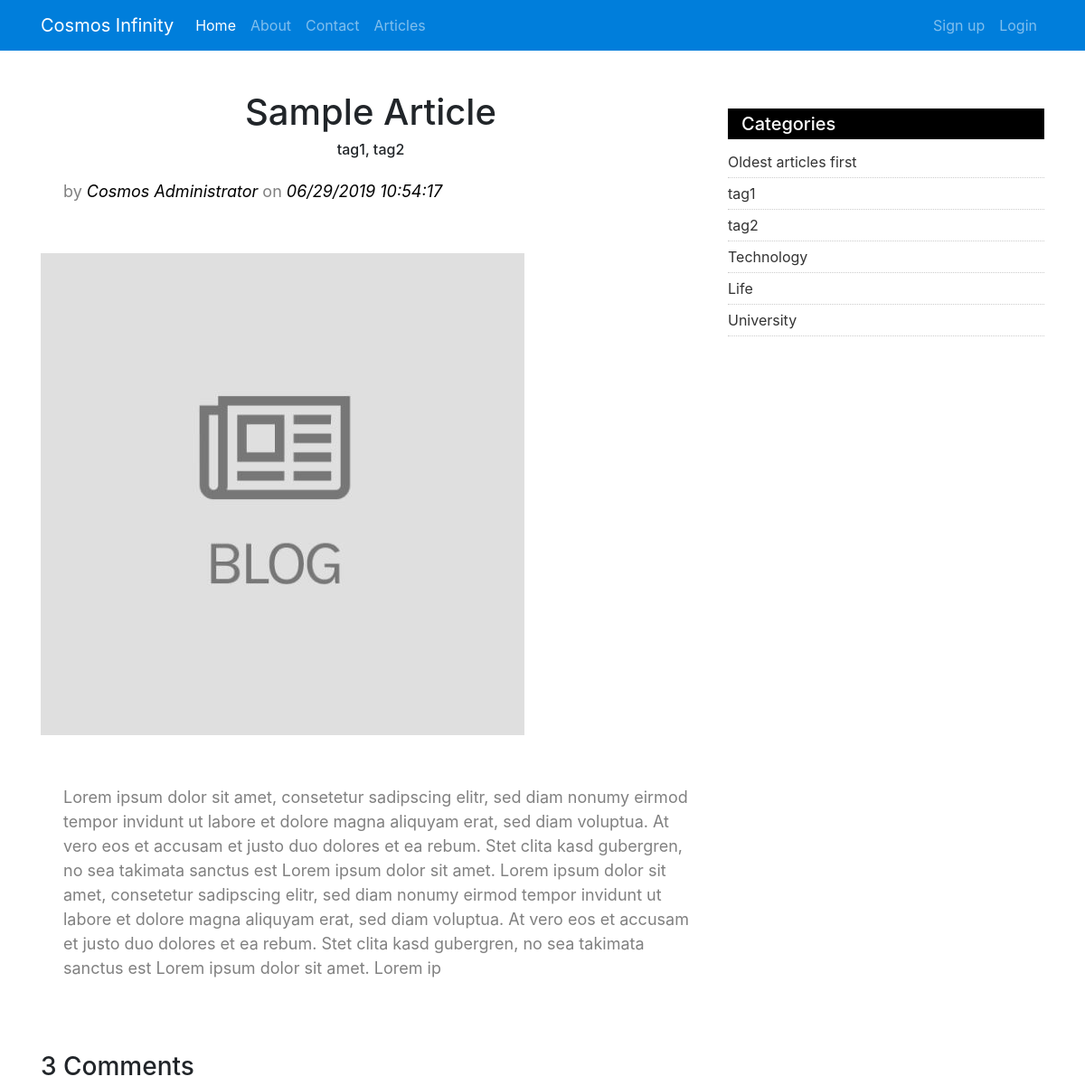
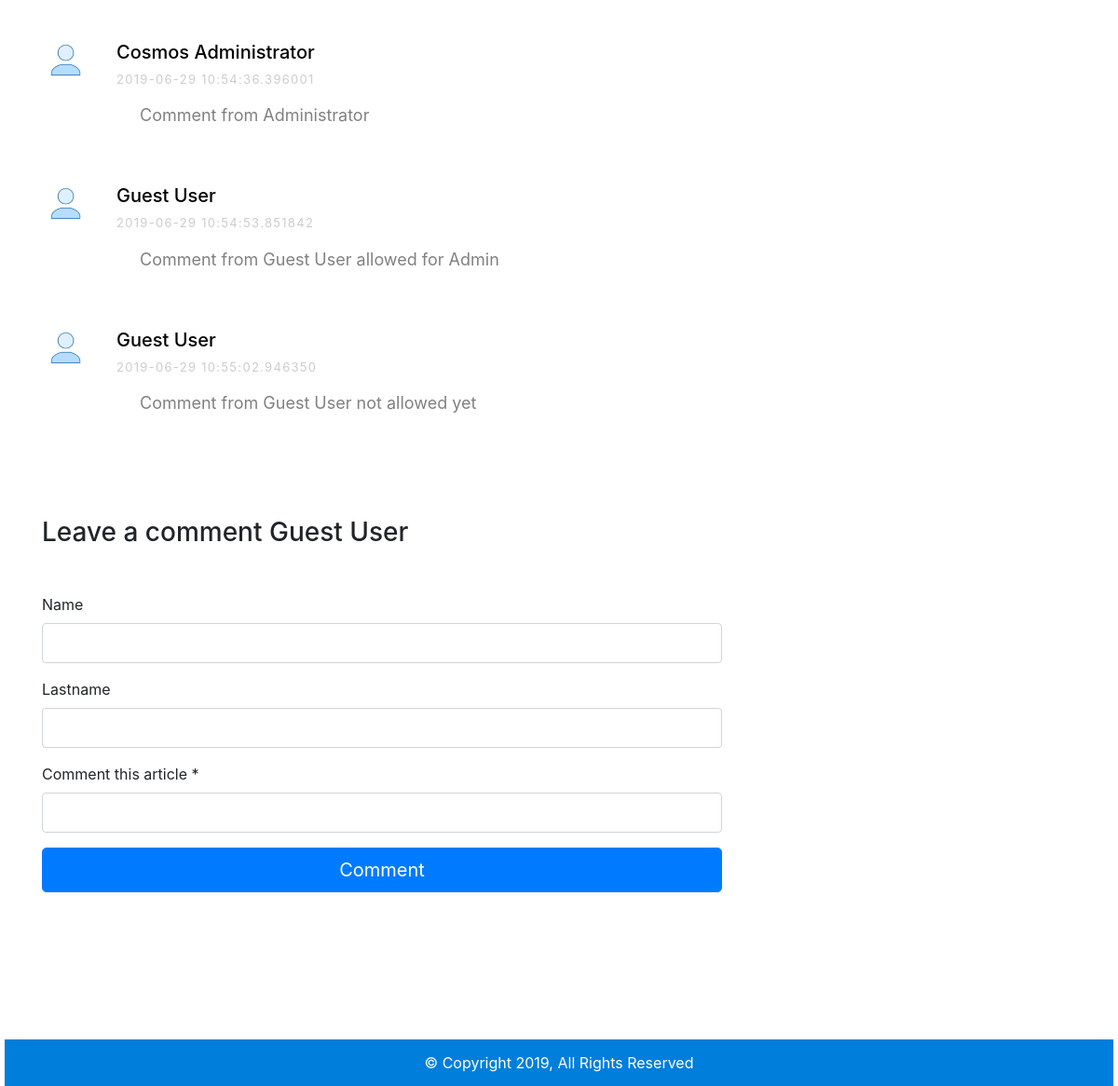
The page /detail?id=1 on the database its author committed (2 pictures, top to bottom).
### blog/models.py (models this page shows)
class Article(db.Model):
    id_article = db.Column(db.Integer, primary_key=True)
    id = db.Column(db.Integer)
    title = db.Column(db.String(40))
    tags = db.Column(db.String(20))
    article = db.Column(db.String(600))
    url_image = db.Column(db.String(300))
    data = db.Column(db.LargeBinary)
    timestamp = db.Column(db.DateTime)
    allow = db.Column(db.Boolean)
    author = db.Column(db.String(30))

class User(UserMixin,db.Model):
    id = db.Column(db.Integer, primary_key=True)
    username = db.Column(db.String(15))
    name = db.Column(db.String(15))
    lastname = db.Column(db.String(15))
    email = db.Column(db.String(50), unique=True)
    password = db.Column(db.String(80), unique=True)
    access = db.Column(db.Integer)
    role = db.Column(db.Integer)
    allow = db.Column(db.Boolean)

class Comment(db.Model):
    id_comment = db.Column(db.Integer, primary_key=True)
    id_article = db.Column(db.Integer)
    id = db.Column(db.Integer)
    name = db.Column(db.String(15))
    lastname = db.Column(db.String(15))
    comment = db.Column(db.String(300))
    timestamp = db.Column(db.DateTime)
    allow = db.Column(db.Boolean)

### blog/routes.py (the view, shortened to what this page needs)
@app.route('/detail', methods=['GET', 'POST'])
def detail():
    id_article = request.args.get('id')
    form = CommentForm()
    message = ''
    [head,data] = check_session()
    try:
        article = Article.query.filter_by(id_article=id_article).first()
        user = User.query.filter_by(id=article.id).first()
    except Exception as e:
        print(e)
    articles = Article.query.filter_by().all()
    categories = []
    for art in articles:
        tags =str(art.tags).split(';')
        for tag in tags:
            categories.append(tag)
    seen = set()
    list = []
    for x in categories:
        if x not in seen:
            list.append(x)
            seen.add(x)
    try:
        id = current_user.id
        logged = False
    except:
        logged = True
    comments = Comment.query.filter_by(id_article=id_article).all()
    n_comments = Comment.query.filter_by(id_article=id_article, allow=True).all()
    number=len(n_comments)
    return render_template('detail.html', user=user, article=article, head=head, data=data, comments=comments,
                           number=number, tags=list, form=form, logged=logged, message=message)

### blog/models.py
class CommentForm(FlaskForm):
    name__ = StringField('Name ', validators=[Length(min=0, max=15)])
    lastname = StringField('Lastname ', validators=[Length(min=0,max=15)])
    comment__  = StringField('Comment this article *',validators=[Length(min=2,max=300)])

### blog/routes.py (called while the page is built)
def check_session():
    try:
        data = {'username': current_user.username, 'name': current_user.name, 'lastname': current_user.lastname}
        head = {'url1': 'admindashboard', 'url2': 'logout', 'text1': 'Dashboard', 'text2': 'Logout'}
    except Exception as e:
        data = {'username': '', 'name': 'Guest', 'lastname': 'User'}
        head = {'url1':'signup', 'url2': 'login', 'text1': 'Sign up', 'text2': 'Login'}
    return [head,data]

### blog/templates/blog/detail.html (shortened to what this page needs)
{% import "bootstrap/wtf.html" as wtf %}
{% extends "base.html" %}
{% block content %}
    <section class="blog-detail mtb-40">
    	<div class="container">
    		<div class="row">
    			<div class="col-md-8">
    				<div class="blog-left">
                        <h1>{{article.title}}</h1>
                        <div>
                            <h6 align="center">{{article.tags.replace(';',', ')}}</h6>
                        </div>
                        <div class="posted-on">
                            <p>by <span>{{user.name}} {{user.lastname}}</span> on <span>{{article.timestamp.strftime("%m/%d/%Y %H:%M:%S")}}</span></p>
                        </div>
                        <div class="detail-img">
    					   <img class="center-fit" src="assets/images/uploads/img{{article.id_article}}.jpg" alt="blog1" />
                        </div>
                        <div class="blog-desc">
        					<p>{{article.article}}</p>
                        </div>
    				</div>
                    <div class="pt-5">
                      <h3 class="mb-5">{{number}} Comments</h3>
                      <ul class="comment-list">
                        {% for comment in comments %}
                          {% if comment.allow: %}
                            <li class="comment">
                                <div class="vcard">
                                    <img src="assets/images/user.jpg" alt="Image placeholder">
                                </div>
                                <div class="comment-body">
                                <h3>{{comment.name}} {{comment.lastname}}</h3>
                                <div class="meta">{{comment.timestamp}}</div>
                                <p>{{comment.comment}}</p>
                                </div>
                            </li>
                          {% endif %}
                        {% endfor %}
                      </ul>
                        <div class="comment-form-wrap pt-5">
                            <h3 class="mb-5">Leave a comment {{data.name}} {{data.lastname}}</h3>
                            <form class="form-signin" method="POST" action="#">
                              {% if logged: %}
                                <div>{{ wtf.form_field(form.name__)    }}</div>
                                <div>{{ wtf.form_field(form.lastname)    }}</div>
                              {% endif %}
                              <div>{{ wtf.form_field(form.comment__) }}</div>
                            <button class="btn btn-lg btn-primary btn-block" type="submit">Comment</button>
                            </form>
                        </div>
                    </div>
    			</div>
    			<div class="col-md-4">
    				<div class="blog-right">
                         <div class="right-widget categories">
                             <h3>Categories</h3>
                             <ul>
                                    <li><a href="/bloglist?tag=older">Oldest articles first</a></li>
                                 {% for tag in tags%}
                                    <li><a href="/bloglist?tag={{tag}}">{{tag}}</a></li>
                                 {% endfor %}
                            </ul>
                         </div>
    				</div>
    			</div>
    		</div>
    	</div>
    </section>
{% endblock content %}

### blog/templates/blog/base.html (shortened to what this page needs)
<!doctype html>
<html lang="en">
{% include 'header.html' %}
{% include 'navbar.html' %}
 <body>
        <div style="padding:60px 5px 0px 5px">
        <main>
              {% block content %}{% endblock %}
        </main>
{% include 'footer.html' %}
  </body>
</html>

### blog/templates/blog/header.html (shortened to what this page needs)
<head>
    <link href="/assets/css/bootstrap.min.css" rel="stylesheet">
    <link href="/assets/css/styles.css" rel="stylesheet">
</head>

### blog/templates/blog/navbar.html (shortened to what this page needs)
<link href="//maxcdn.bootstrapcdn.com/bootstrap/4.0.0/css/bootstrap.min.css" rel="stylesheet" id="bootstrap-css">
<nav class="navbar navbar-expand-md navbar-dark fixed-top bg-blue">
    	<div class="container">
	      <a class="navbar-brand" href="/index">
	      	Cosmos Infinity
	      </a>
	      <div class="collapse navbar-collapse" id="navbarCollapse">
	        <ul class="navbar-nav mr-auto">
              <li class="nav-item active">
                <a class="nav-link" href="/index">Home</a>
              </li>
              <li class="nav-item">
                <a class="nav-link" href="/about">About</a>
              </li>
              <li class="nav-item">
                <a class="nav-link" href="/contact">Contact</a>
              </li>
                 <li class="nav-item">
                <a class="nav-link" href="/bloglist">Articles</a>
              </li>
            </ul>
            <ul class="navbar-nav ml-auto">
				<a href="/{{head.url1}}" class="nav-link">{{head.text1}}</a>
				<a href="/{{head.url2}}" class="nav-link">{{head.text2}}</a>
            </ul>
	      </div>
  		</div>
    </nav>

### blog/templates/blog/footer.html
    <footer class="footer bg-blue">
    	<div class="container">
    		<div class="copyright">
    			<div>© Copyright 2019, All Rights Reserved</div>
    		</div>
    	</div>
    </footer>

### blog/templates/blog/assets/css/styles.css (style rules this page uses)
h1 { font-size: 2.4rem;margin-bottom: 30px; }
.bg-blue { background-color:#007EDB; }
.navbar-dark .navbar-nav .nav-link { color:#fff; }
.navbar-dark .navbar-nav .active .nav-link { color:#fff; }
.blog-box span, .posted-on span { font-style: italic; color:#000; }
.mtb-40 { margin:40px 0; min-height:450px; }
.blog-right h3 { background-color:#000;color: #fff; padding:5px 15px;font-size:20px; }
.detail-img { margin:40px 0px; }
.categories { margin-top:20px; }
.categories ul { padding:0;margin:0; list-style: none; }
.categories ul li { border-bottom:1px dotted #ccc; padding:5px 0px; }
.categories ul li a { color:#333; display: block; }
h1 { color: blue-violet; text-align: center; }
p { margin-left: 5px; padding: 8px; padding-left: 20px; }
p { font-size: 18px; color: gray; padding-bottom: 15px; padding-top: 15px; }
.comment-form-wrap { clear: both; }
.comment-list { padding: 0; margin: 0; }
.comment-list li { padding: 0; margin: 0 0 30px 0; float: left; width: 100%; clear: both; list-style: none; }
.comment-list li .vcard { width: 80px; float: left; }
.comment-list li .vcard img { width: 50px; border-radius: 50%; }
.comment-list li .comment-body { float: right; width: calc(100% - 80px); }
.comment-list li .comment-body h3 { font-size: 20px; color: #000; }
.comment-list li .comment-body .meta { text-transform: uppercase; font-size: 13px; letter-spacing: .1em; color: #ccc; }
.form-control { height: 43px; border-radius: 0; }
footer { color: white; line-height: 50px; padding: 0 20px; }
.footer { height: 50px; margin-top: 158px; text-align: center; }

### blog/templates/blog/header.html (style rules this page uses)
* { margin: 0; padding: 0; }
.center-fit { max-width: 100%; max-height: 100vh; margin: auto; }

### rows shown on the page
Article: title "Sample Article", tags.replace "tag1, tag2", timestamp "06/29/2019 10:54:17", article "Lorem ipsum dolor sit amet, consetetur sadipscing elitr, sed diam nonumy eirmod tempor invidunt ut labore et dolore magna aliquyam erat, sed diam voluptua. At vero eos et accusam et justo duo dolores et ea rebum. Stet clita kasd gubergren, no sea takimata sanctus est Lorem ipsum dolor sit amet. Lorem ipsum dolor sit amet, consetetur sadipscing elitr, sed diam nonumy eirmod tempor invidunt ut labore et dolore magna aliquyam erat, sed diam voluptua. At vero eos et accusam et justo duo dolores et ea rebum. Stet clita kasd gubergren, no sea takimata sanctus est Lorem ipsum dolor sit amet. Lorem ip"
User: name "Cosmos", lastname "Administrator"
Comment: allow True (drawn), name "Cosmos", lastname "Administrator", timestamp "2019-06-29 10:54:36.396001", comment "Comment from Administrator"
Comment: allow True (drawn), name "Guest", lastname "User", timestamp "2019-06-29 10:54:53.851842", comment "Comment from Guest User allowed for Admin"
Comment: allow True (drawn), name "Guest", lastname "User", timestamp "2019-06-29 10:55:02.946350", comment "Comment from Guest User not allowed yet"

### other values the page prints
{{ head.text1 }} "Sign up"
{{ head.text2 }} "Login"
{{ number }} "3"
{{ data.name }} "Guest"
{{ data.lastname }} "User"
{{ tag }} "tag1" "tag2" "Technology" "Life" "University"
